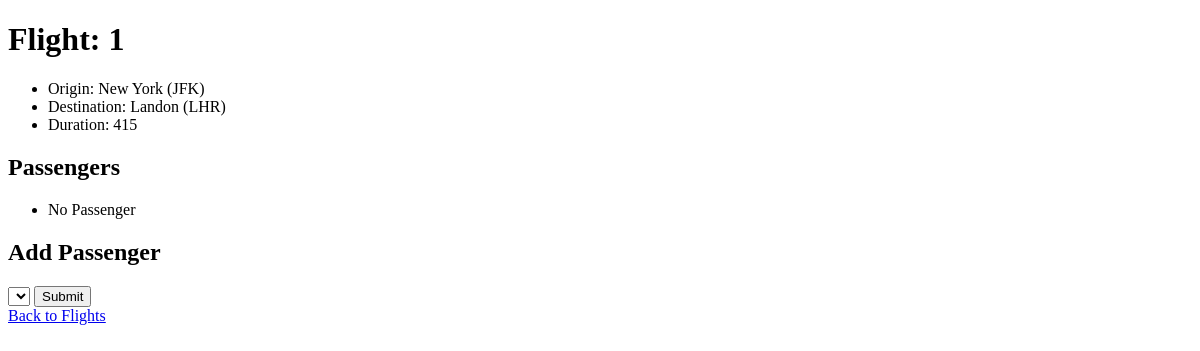
Before: /flights/1 with the older database file.
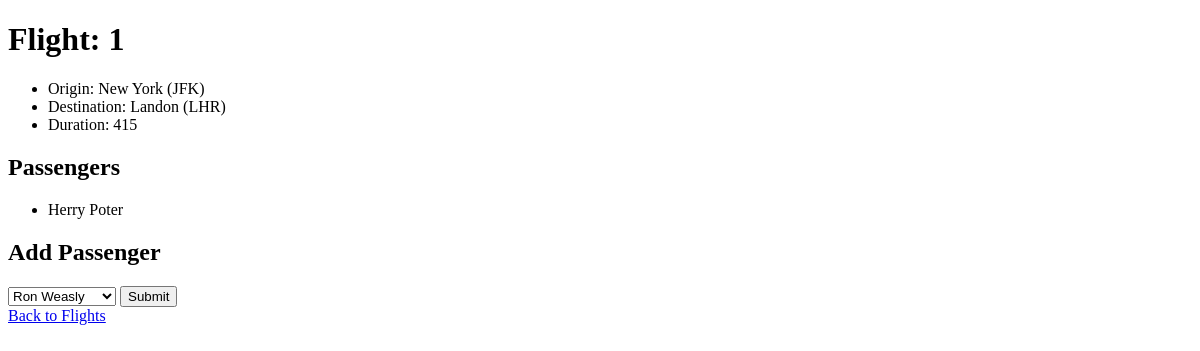
After: the same page with the newer database file.
### flights/models.py (models this page shows)
class Passenger(models.Model):
    first = models.CharField(max_length=64)
    last = models.CharField(max_length=64)
    flights = models.ManyToManyField(Flight, blank=True, related_name='passenger')
    def __str__(self):
        return f'{self.first} {self.last}'

### flights/views.py (the view)
# urls.py: path('<int:flight_id>',views.flight, name='flight'),
def flight(req, flight_id):
    flight = Flight.objects.get(id=flight_id)
    return render(req, 'flights/flight.html', {
        'flight': flight,
        'passengers': flight.passenger.all(),
        'non_passengers': Passenger.objects.exclude(flights=flight).all()
    })

### flights/models.py (called while the page is built)
    def __str__(self):
        return f'{self.city} ({self.code})'

### flights/templates/flights/flight.html (shortened to what this page needs)
{% extends 'flights/layout.html' %}
{% block body %}
    <h1>Flight: {{ flight.id }}</h1>
    <ul>
        <li>Origin: {{ flight.origin }}</li>
        <li>Destination: {{ flight.destination }}</li>
        <li>Duration: {{ flight.duration }}</li>
    </ul>
    <h2>Passengers</h2>
    <ul>
        {% for passenger in passengers %}
            <li>{{ passenger.first }} {{ passenger.last }}</li>
        {% empty %}
            <li>No Passenger</li>
        {% endfor %}
    </ul>
    <h2>Add Passenger</h2>
    <form action="{% url 'book' flight.id %}" method="post">
        <select name="passenger">
            {% for passenger in non_passengers %}
                <option value="{{ passenger.id }}">{{ passenger }}</option>
            {% endfor %}
        </select>
        <input type="submit">
    </form>
    <a href="{% url 'index' %}">Back to Flights</a>
{% endblock %}

Changed rows visible on the page:
added Passenger: first "Herry", last "Poter"
Other visible differences:
form field passenger: (not shown) → "Ron Weasly"
text no longer shown: "No Passenger"
